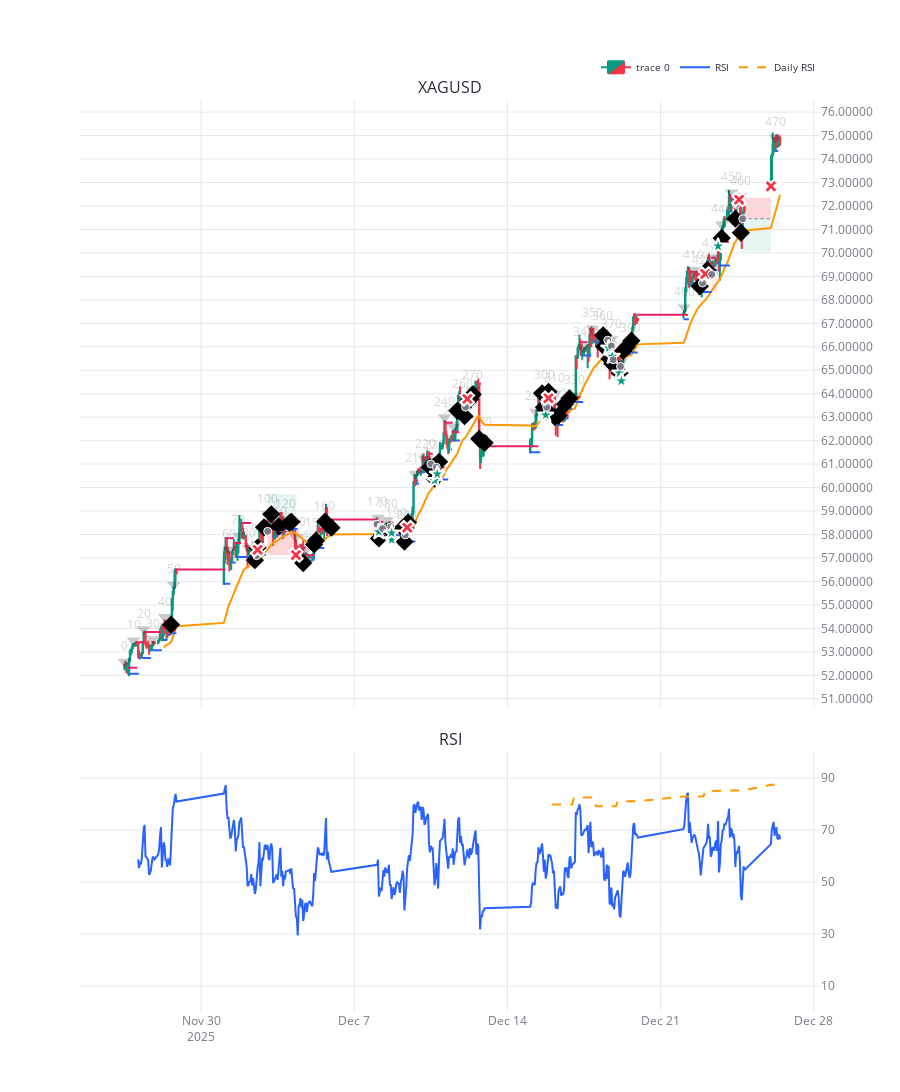

The code cell stored with this chart in its notebook:
### Code cell
import pandas_ta as ta
import sys
import os
from datetime import datetime
from dotenv import load_dotenv
original_stdout = sys.stdout
original_stderr = sys.stderr
# sys.stdout = open(os.devnull, 'w')
# sys.stderr = open(os.devnull, 'w')
dotenv_path = os.path.abspath(os.path.join("..", ".env"))
load_dotenv(dotenv_path)

os.environ['ZONE_INVERSION_MARGIN_MICROPIPS'] = '100'  # Zones Tuning
os.environ['BREAKOUT_MIN_STRENGTH_MICROPIPS'] = '100'  # Breakout Tuning
os.environ['MIN_RISK_DISTANCE_MICROPIPS'] = '0.001'
os.environ['RR'] = '1.6'
os.environ['CHECK_FOR_DAILY_RSI'] = 'True'

notebook_dir = os.getcwd()
if os.path.basename(notebook_dir) == "notebooks":
    parent_dir = os.path.abspath("..")
    if parent_dir not in sys.path:
        sys.path.insert(0, parent_dir)
from src.utils.config import Config
from src.models.timeframe import Timeframe
from src.utils.plot import plotly_plot
from main import backtesting

# Tuning
# Config.zone_inversion_margin_micropips = 0 # Zones Tuning
# Config.breakout_min_strength_micropips = 100 # Breakout Tuning: We to break at least X amount of micropips in order to consider a breakout as valid
# Config.min_risk_distance_micropips = 0 


max_candles = None
#symbols = ['XAGUSD', 'XAUUSD', 'EURUSD']
symbols = ['XAGUSD']
timeframe = Timeframe.H1
start_date = datetime(2025, 11, 26, 13, 10, 0)
end_date = datetime(2025, 12, 26, 13, 10, 0)
# end_date = datetime.now()



res = backtesting(
        symbols=symbols,
        timeframe=timeframe,
        start_date=start_date,
        end_date=end_date,
        max_candles=max_candles)

for symbol_index, (symbol, pair_data) in enumerate(res['data'].items()):
    plotly_plot(res['cerebro'], pair_data, symbol, symbol_index=symbol_index, height=1100)

### Figure 1 — Plotly figure (JSON) as saved in the notebook; plotly's stock layout.template omitted (floating-point values rounded to 4 significant figures; data arrays with more than 128 entries replaced by an {"elided": "..."} marker saying what was removed)
{"data": [{"close": {"elided": "476 float values"}, "decreasing": {"fillcolor": "#F23645", "line": {"color": "#F23645"}}, "high": {"elided": "476 float values"}, "hoverinfo": "skip", "increasing": {"fillcolor": "#089981", "line": {"color": "#089981"}}, "low": {"elided": "476 float values"}, "open": {"elided": "476 float values"}, "type": "candlestick", "x": {"elided": "476 str values"}, "xaxis": "x", "yaxis": "y"}, {"hoverinfo": "text", "marker": {"color": "black", "size": 12, "symbol": "triangle-down"}, "mode": "markers+text", "name": "Candle Index", "opacity": 0.2, "showlegend": false, "text": ["0", "10", "20", "30", "40", "50", "60", "70", "80", "90", "100", "110", "120", "130", "140", "150", "160", "170", "180", "190", "200", "210", "220", "230", "240", "250", "260", "270", "280", "290", "300", "310", "320", "330", "340", "350", "360", "370", "380", "390", "400", "410", "420", "430", "440", "450", "460", "470"], "textposition": "top center", "type": "scatter", "x": ["2025-11-26T12:00:00", "2025-11-26T22:00:00", "2025-11-27T09:00:00", "2025-11-27T19:00:00", "2025-11-28T08:00:00", "2025-11-28T18:00:00", "2025-12-01T07:00:00", "2025-12-01T17:00:00", "2025-12-02T04:00:00", "2025-12-02T14:00:00", "2025-12-03T01:00:00", "2025-12-03T11:00:00", "2025-12-03T21:00:00", "2025-12-04T08:00:00", "2025-12-04T18:00:00", "2025-12-05T05:00:00", "2025-12-05T15:00:00", "2025-12-08T02:00:00", "2025-12-08T12:00:00", "2025-12-08T22:00:00", "2025-12-09T09:00:00", "2025-12-09T19:00:00", "2025-12-10T06:00:00", "2025-12-10T16:00:00", "2025-12-11T03:00:00", "2025-12-11T13:00:00", "2025-12-11T23:00:00", "2025-12-12T10:00:00", "2025-12-12T20:00:00", "2025-12-15T07:00:00", "2025-12-15T17:00:00", "2025-12-16T04:00:00", "2025-12-16T14:00:00", "2025-12-17T01:00:00", "2025-12-17T11:00:00", "2025-12-17T21:00:00", "2025-12-18T08:00:00", "2025-12-18T18:00:00", "2025-12-19T05:00:00", "2025-12-19T15:00:00", "2025-12-22T02:00:00", "2025-12-22T12:00:00", "2025-12-22T22:00:00", "2025-12-23T09:00:00", "2025-12-23T19:00:00", "2025-12-24T06:00:00", "2025-12-24T16:00:00", "2025-12-26T06:00:00"], "xaxis": "x", "y": [52.58, 53.48, 53.96, 53.54, 54.48, 55.86, 57.36, 57.94, 57.42, 57.59, 58.86, 58.29, 58.64, 57.89, 57.31, 57.81, 58.54, 58.72, 58.62, 58.25, 58.19, 60.58, 61.22, 61.15, 62.99, 62.58, 63.77, 64.14, 62.12, 63.23, 64.12, 63.99, 63.32, 63.92, 65.98, 66.78, 66.63, 66.32, 65.39, 66.16, 67.67, 69.27, 69.02, 69.78, 71.21, 72.57, 72.41, 74.91], "yaxis": "y"}, {"hoverinfo": "x+y", "line": {"color": "#FF9800", "width": 2}, "mode": "lines", "name": "EMA", "showlegend": false, "type": "scatter", "x": {"elided": "476 str values"}, "xaxis": "x", "y": {"elided": "476 float values"}, "yaxis": "y"}, {"line": {"color": "#2962FF", "width": 2}, "mode": "lines", "name": "RSI", "showlegend": true, "type": "scatter", "x": {"elided": "476 str values"}, "xaxis": "x2", "y": {"elided": "476 float values"}, "yaxis": "y2"}, {"line": {"color": "#FF9800", "dash": "dash", "width": 2}, "mode": "lines", "name": "Daily RSI", "showlegend": true, "type": "scatter", "x": {"elided": "476 str values"}, "xaxis": "x2", "y": {"elided": "476 float values"}, "yaxis": "y2"}, {"hoverinfo": "x+y", "line": {"color": "#2962FF", "width": 2}, "mode": "lines", "showlegend": false, "type": "scatter", "x": {"elided": "569 str values"}, "xaxis": "x", "y": {"elided": "569 float values"}, "yaxis": "y"}, {"hoverinfo": "x+y", "line": {"color": "#E91E63", "width": 2}, "mode": "lines", "showlegend": false, "type": "scatter", "x": {"elided": "566 str values"}, "xaxis": "x", "y": {"elided": "566 float values"}, "yaxis": "y"}, {"hoverinfo": "x+y+name", "marker": {"color": "black", "size": 14, "symbol": "diamond"}, "mode": "markers", "name": "Placed Order", "showlegend": false, "type": "scatter", "x": ["2025-11-28T15:00:00.000000000", "2025-12-02T11:00:00.000000000", "2025-12-02T14:00:00.000000000", "2025-12-02T21:00:00.000000000", "2025-12-03T05:00:00.000000000", "2025-12-03T13:00:00.000000000", "2025-12-04T01:00:00.000000000", "2025-12-04T03:00:00.000000000", "2025-12-04T16:00:00.000000000", "2025-12-05T04:00:00.000000000", "2025-12-05T06:00:00.000000000", "2025-12-05T16:00:00.000000000", "2025-12-05T23:00:00.000000000", "2025-12-08T03:00:00.000000000", "2025-12-08T15:00:00.000000000", "2025-12-09T05:00:00.000000000", "2025-12-09T07:00:00.000000000", "2025-12-09T11:00:00.000000000", "2025-12-10T11:00:00.000000000", "2025-12-10T16:00:00.000000000", "2025-12-10T21:00:00.000000000", "2025-12-11T17:00:00.000000000", "2025-12-12T01:00:00.000000000", "2025-12-12T07:00:00.000000000", "2025-12-12T10:00:00.000000000", "2025-12-12T17:00:00.000000000", "2025-12-12T23:00:00.000000000", "2025-12-15T14:00:00.000000000", "2025-12-15T16:00:00.000000000", "2025-12-15T18:00:00.000000000", "2025-12-15T21:00:00.000000000", "2025-12-16T04:00:00.000000000", "2025-12-16T08:00:00.000000000", "2025-12-16T15:00:00.000000000", "2025-12-16T20:00:00.000000000", "2025-12-18T09:00:00.000000000", "2025-12-18T10:00:00.000000000", "2025-12-18T16:00:00.000000000", "2025-12-18T19:00:00.000000000", "2025-12-19T03:00:00.000000000", "2025-12-19T07:00:00.000000000", "2025-12-19T11:00:00.000000000", "2025-12-19T16:00:00.000000000", "2025-12-22T19:00:00.000000000", "2025-12-23T03:00:00.000000000", "2025-12-23T19:00:00.000000000", "2025-12-24T10:00:00.000000000", "2025-12-24T16:00:00.000000000"], "xaxis": "x", "y": [54.16, 56.91, 57.44, 58.3, 58.86, 58.34, 58.5, 58.54, 56.78, 57.58, 57.74, 58.55, 58.29, 57.83, 58.17, 58.28, 57.7, 58.51, 60.87, 60.38, 61.1, 63.27, 63.04, 63.77, 63.97, 62.08, 61.91, 64.02, 63.42, 63.31, 64.08, 63.01, 63.07, 63.55, 63.8, 66.49, 66.0, 65.48, 65.28, 64.89, 65.83, 66.0, 66.26, 68.58, 69.27, 70.64, 71.46, 70.86], "yaxis": "y"}, {"hoverinfo": "skip", "line": {"color": "#787B86", "dash": "dot", "width": 1}, "mode": "lines", "name": "Entry", "showlegend": false, "type": "scatter", "x": ["2025-12-02T13:00:00", "2025-12-02T14:00:00"], "xaxis": "x", "y": [57.1, 57.1], "yaxis": "y"}, {"hovertemplate": "Entry: 57.09799<extra></extra>", "marker": {"color": "#787B86", "line": {"color": "white", "width": 1}, "size": 8, "symbol": "circle"}, "mode": "markers", "name": "Entry", "showlegend": false, "type": "scatter", "x": ["2025-12-02T13:00:00"], "xaxis": "x", "y": [57.1], "yaxis": "y"}, {"hovertemplate": "Exit: 57.34600 (SL)<extra></extra>", "marker": {"color": "#F23645", "line": {"color": "white", "width": 2}, "size": 12, "symbol": "x"}, "mode": "markers", "name": "Exit", "showlegend": false, "type": "scatter", "x": ["2025-12-02T14:00:00"], "xaxis": "x", "y": [57.35], "yaxis": "y"}, {"hoverinfo": "skip", "line": {"color": "#787B86", "dash": "dot", "width": 1}, "mode": "lines", "name": "Entry", "showlegend": false, "type": "scatter", "x": ["2025-12-03T01:00:00", "2025-12-04T08:00:00"], "xaxis": "x", "y": [58.14, 58.14], "yaxis": "y"}, {"hovertemplate": "Entry: 58.13501<extra></extra>", "marker": {"color": "#787B86", "line": {"color": "white", "width": 1}, "size": 8, "symbol": "circle"}, "mode": "markers", "name": "Entry", "showlegend": false, "type": "scatter", "x": ["2025-12-03T01:00:00"], "xaxis": "x", "y": [58.14], "yaxis": "y"}, {"hovertemplate": "Exit: 57.12299 (SL)<extra></extra>", "marker": {"color": "#F23645", "line": {"color": "white", "width": 2}, "size": 12, "symbol": "x"}, "mode": "markers", "name": "Exit", "showlegend": false, "type": "scatter", "x": ["2025-12-04T08:00:00"], "xaxis": "x", "y": [57.12], "yaxis": "y"}, {"hoverinfo": "skip", "line": {"color": "#787B86", "dash": "dot", "width": 1}, "mode": "lines", "name": "Entry", "showlegend": false, "type": "scatter", "x": ["2025-12-08T01:00:00", "2025-12-08T03:00:00"], "xaxis": "x", "y": [58.44, 58.44], "yaxis": "y"}, {"hovertemplate": "Entry: 58.43799<extra></extra>", "marker": {"color": "#787B86", "line": {"color": "white", "width": 1}, "size": 8, "symbol": "circle"}, "mode": "markers", "name": "Entry", "showlegend": false, "type": "scatter", "x": ["2025-12-08T01:00:00"], "xaxis": "x", "y": [58.44], "yaxis": "y"}, {"hovertemplate": "Exit: 58.11476 (TP)<extra></extra>", "marker": {"color": "#089981", "line": {"color": "white", "width": 2}, "size": 12, "symbol": "star"}, "mode": "markers", "name": "Exit", "showlegend": false, "type": "scatter", "x": ["2025-12-08T03:00:00"], "xaxis": "x", "y": [58.11], "yaxis": "y"}, {"hoverinfo": "skip", "line": {"color": "#787B86", "dash": "dot", "width": 1}, "mode": "lines", "name": "Entry", "showlegend": false, "type": "scatter", "x": ["2025-12-08T07:00:00", "2025-12-08T17:00:00"], "xaxis": "x", "y": [58.25, 58.25], "yaxis": "y"}, {"hovertemplate": "Entry: 58.24999<extra></extra>", "marker": {"color": "#787B86", "line": {"color": "white", "width": 1}, "size": 8, "symbol": "circle"}, "mode": "markers", "name": "Entry", "showlegend": false, "type": "scatter", "x": ["2025-12-08T07:00:00"], "xaxis": "x", "y": [58.25], "yaxis": "y"}, {"hovertemplate": "Exit: 57.77636 (TP)<extra></extra>", "marker": {"color": "#089981", "line": {"color": "white", "width": 2}, "size": 12, "symbol": "star"}, "mode": "markers", "name": "Exit", "showlegend": false, "type": "scatter", "x": ["2025-12-08T17:00:00"], "xaxis": "x", "y": [57.78], "yaxis": "y"}, {"hoverinfo": "skip", "line": {"color": "#787B86", "dash": "dot", "width": 1}, "mode": "lines", "name": "Entry", "showlegend": false, "type": "scatter", "x": ["2025-12-08T16:00:00", "2025-12-08T17:00:00"], "xaxis": "x", "y": [58.33, 58.33], "yaxis": "y"}, {"hovertemplate": "Entry: 58.33499<extra></extra>", "marker": {"color": "#787B86", "line": {"color": "white", "width": 1}, "size": 8, "symbol": "circle"}, "mode": "markers", "name": "Entry", "showlegend": false, "type": "scatter", "x": ["2025-12-08T16:00:00"], "xaxis": "x", "y": [58.33], "yaxis": "y"}, {"hovertemplate": "Exit: 58.06456 (TP)<extra></extra>", "marker": {"color": "#089981", "line": {"color": "white", "width": 2}, "size": 12, "symbol": "star"}, "mode": "markers", "name": "Exit", "showlegend": false, "type": "scatter", "x": ["2025-12-08T17:00:00"], "xaxis": "x", "y": [58.06], "yaxis": "y"}, {"hoverinfo": "skip", "line": {"color": "#787B86", "dash": "dot", "width": 1}, "mode": "lines", "name": "Entry", "showlegend": false, "type": "scatter", "x": ["2025-12-09T08:00:00", "2025-12-09T10:00:00"], "xaxis": "x", "y": [57.98, 57.98], "yaxis": "y"}, {"hovertemplate": "Entry: 57.98399<extra></extra>", "marker": {"color": "#787B86", "line": {"color": "white", "width": 1}, "size": 8, "symbol": "circle"}, "mode": "markers", "name": "Entry", "showlegend": false, "type": "scatter", "x": ["2025-12-09T08:00:00"], "xaxis": "x", "y": [57.98], "yaxis": "y"}, {"hovertemplate": "Exit: 58.29601 (SL)<extra></extra>", "marker": {"color": "#F23645", "line": {"color": "white", "width": 2}, "size": 12, "symbol": "x"}, "mode": "markers", "name": "Exit", "showlegend": false, "type": "scatter", "x": ["2025-12-09T10:00:00"], "xaxis": "x", "y": [58.3], "yaxis": "y"}, {"hoverinfo": "skip", "line": {"color": "#787B86", "dash": "dot", "width": 1}, "mode": "lines", "name": "Entry", "showlegend": false, "type": "scatter", "x": ["2025-12-10T12:00:00", "2025-12-10T16:00:00"], "xaxis": "x", "y": [61.0, 61.0], "yaxis": "y"}, {"hovertemplate": "Entry: 61.00499<extra></extra>", "marker": {"color": "#787B86", "line": {"color": "white", "width": 1}, "size": 8, "symbol": "circle"}, "mode": "markers", "name": "Entry", "showlegend": false, "type": "scatter", "x": ["2025-12-10T12:00:00"], "xaxis": "x", "y": [61.0], "yaxis": "y"}, {"hovertemplate": "Exit: 60.30096 (TP)<extra></extra>", "marker": {"color": "#089981", "line": {"color": "white", "width": 2}, "size": 12, "symbol": "star"}, "mode": "markers", "name": "Exit", "showlegend": false, "type": "scatter", "x": ["2025-12-10T16:00:00"], "xaxis": "x", "y": [60.3], "yaxis": "y"}, {"hoverinfo": "skip", "line": {"color": "#787B86", "dash": "dot", "width": 1}, "mode": "lines", "name": "Entry", "showlegend": false, "type": "scatter", "x": ["2025-12-10T18:00:00", "2025-12-10T19:00:00"], "xaxis": "x", "y": [60.87, 60.87], "yaxis": "y"}, {"hovertemplate": "Entry: 60.86899<extra></extra>", "marker": {"color": "#787B86", "line": {"color": "white", "width": 1}, "size": 8, "symbol": "circle"}, "mode": "markers", "name": "Entry", "showlegend": false, "type": "scatter", "x": ["2025-12-10T18:00:00"], "xaxis": "x", "y": [60.87], "yaxis": "y"}, {"hovertemplate": "Exit: 60.57776 (TP)<extra></extra>", "marker": {"color": "#089981", "line": {"color": "white", "width": 2}, "size": 12, "symbol": "star"}, "mode": "markers", "name": "Exit", "showlegend": false, "type": "scatter", "x": ["2025-12-10T19:00:00"], "xaxis": "x", "y": [60.58], "yaxis": "y"}, {"hoverinfo": "skip", "line": {"color": "#787B86", "dash": "dot", "width": 1}, "mode": "lines", "name": "Entry", "showlegend": false, "type": "scatter", "x": ["2025-12-12T02:00:00", "2025-12-12T04:00:00"], "xaxis": "x", "y": [63.43, 63.43], "yaxis": "y"}, {"hovertemplate": "Entry: 63.42799<extra></extra>", "marker": {"color": "#787B86", "line": {"color": "white", "width": 1}, "size": 8, "symbol": "circle"}, "mode": "markers", "name": "Entry", "showlegend": false, "type": "scatter", "x": ["2025-12-12T02:00:00"], "xaxis": "x", "y": [63.43], "yaxis": "y"}, {"hovertemplate": "Exit: 63.78001 (SL)<extra></extra>", "marker": {"color": "#F23645", "line": {"color": "white", "width": 2}, "size": 12, "symbol": "x"}, "mode": "markers", "name": "Exit", "showlegend": false, "type": "scatter", "x": ["2025-12-12T04:00:00"], "xaxis": "x", "y": [63.78], "yaxis": "y"}, {"hoverinfo": "skip", "line": {"color": "#787B86", "dash": "dot", "width": 1}, "mode": "lines", "name": "Entry", "showlegend": false, "type": "scatter", "x": ["2025-12-15T17:00:00", "2025-12-15T18:00:00"], "xaxis": "x", "y": [63.66, 63.66], "yaxis": "y"}, {"hovertemplate": "Entry: 63.65699<extra></extra>", "marker": {"color": "#787B86", "line": {"color": "white", "width": 1}, "size": 8, "symbol": "circle"}, "mode": "markers", "name": "Entry", "showlegend": false, "type": "scatter", "x": ["2025-12-15T17:00:00"], "xaxis": "x", "y": [63.66], "yaxis": "y"}, {"hovertemplate": "Exit: 63.08896 (TP)<extra></extra>", "marker": {"color": "#089981", "line": {"color": "white", "width": 2}, "size": 12, "symbol": "star"}, "mode": "markers", "name": "Exit", "showlegend": false, "type": "scatter", "x": ["2025-12-15T18:00:00"], "xaxis": "x", "y": [63.09], "yaxis": "y"}, {"hoverinfo": "skip", "line": {"color": "#787B86", "dash": "dot", "width": 1}, "mode": "lines", "name": "Entry", "showlegend": false, "type": "scatter", "x": ["2025-12-15T19:00:00", "2025-12-15T21:00:00"], "xaxis": "x", "y": [63.42, 63.42], "yaxis": "y"}, {"hovertemplate": "Entry: 63.42099<extra></extra>", "marker": {"color": "#787B86", "line": {"color": "white", "width": 1}, "size": 8, "symbol": "circle"}, "mode": "markers", "name": "Entry", "showlegend": false, "type": "scatter", "x": ["2025-12-15T19:00:00"], "xaxis": "x", "y": [63.42], "yaxis": "y"}, {"hovertemplate": "Exit: 63.80901 (SL)<extra></extra>", "marker": {"color": "#F23645", "line": {"color": "white", "width": 2}, "size": 12, "symbol": "x"}, "mode": "markers", "name": "Exit", "showlegend": false, "type": "scatter", "x": ["2025-12-15T21:00:00"], "xaxis": "x", "y": [63.81], "yaxis": "y"}, {"hoverinfo": "skip", "line": {"color": "#787B86", "dash": "dot", "width": 1}, "mode": "lines", "name": "Entry", "showlegend": false, "type": "scatter", "x": ["2025-12-18T14:00:00", "2025-12-18T15:00:00"], "xaxis": "x", "y": [66.28, 66.28], "yaxis": "y"}, {"hovertemplate": "Entry: 66.27899<extra></extra>", "marker": {"color": "#787B86", "line": {"color": "white", "width": 1}, "size": 8, "symbol": "circle"}, "mode": "markers", "name": "Entry", "showlegend": false, "type": "scatter", "x": ["2025-12-18T14:00:00"], "xaxis": "x", "y": [66.28], "yaxis": "y"}, {"hovertemplate": "Exit: 65.94776 (TP)<extra></extra>", "marker": {"color": "#089981", "line": {"color": "white", "width": 2}, "size": 12, "symbol": "star"}, "mode": "markers", "name": "Exit", "showlegend": false, "type": "scatter", "x": ["2025-12-18T15:00:00"], "xaxis": "x", "y": [65.95], "yaxis": "y"}, {"hoverinfo": "skip", "line": {"color": "#787B86", "dash": "dot", "width": 1}, "mode": "lines", "name": "Entry", "showlegend": false, "type": "scatter", "x": ["2025-12-18T18:00:00", "2025-12-18T19:00:00"], "xaxis": "x", "y": [66.03, 66.03], "yaxis": "y"}, {"hovertemplate": "Entry: 66.02899<extra></extra>", "marker": {"color": "#787B86", "line": {"color": "white", "width": 1}, "size": 8, "symbol": "circle"}, "mode": "markers", "name": "Entry", "showlegend": false, "type": "scatter", "x": ["2025-12-18T18:00:00"], "xaxis": "x", "y": [66.03], "yaxis": "y"}, {"hovertemplate": "Exit: 65.59056 (TP)<extra></extra>", "marker": {"color": "#089981", "line": {"color": "white", "width": 2}, "size": 12, "symbol": "star"}, "mode": "markers", "name": "Exit", "showlegend": false, "type": "scatter", "x": ["2025-12-18T19:00:00"], "xaxis": "x", "y": [65.59], "yaxis": "y"}, {"hoverinfo": "skip", "line": {"color": "#787B86", "dash": "dot", "width": 1}, "mode": "lines", "name": "Entry", "showlegend": false, "type": "scatter", "x": ["2025-12-18T20:00:00", "2025-12-19T03:00:00"], "xaxis": "x", "y": [65.45, 65.45], "yaxis": "y"}, {"hovertemplate": "Entry: 65.44899<extra></extra>", "marker": {"color": "#787B86", "line": {"color": "white", "width": 1}, "size": 8, "symbol": "circle"}, "mode": "markers", "name": "Entry", "showlegend": false, "type": "scatter", "x": ["2025-12-18T20:00:00"], "xaxis": "x", "y": [65.45], "yaxis": "y"}, {"hovertemplate": "Exit: 64.88256 (TP)<extra></extra>", "marker": {"color": "#089981", "line": {"color": "white", "width": 2}, "size": 12, "symbol": "star"}, "mode": "markers", "name": "Exit", "showlegend": false, "type": "scatter", "x": ["2025-12-19T03:00:00"], "xaxis": "x", "y": [64.88], "yaxis": "y"}, {"hoverinfo": "skip", "line": {"color": "#787B86", "dash": "dot", "width": 1}, "mode": "lines", "name": "Entry", "showlegend": false, "type": "scatter", "x": ["2025-12-19T04:00:00", "2025-12-19T05:00:00"], "xaxis": "x", "y": [65.16, 65.16], "yaxis": "y"}, {"hovertemplate": "Entry: 65.15999<extra></extra>", "marker": {"color": "#787B86", "line": {"color": "white", "width": 1}, "size": 8, "symbol": "circle"}, "mode": "markers", "name": "Entry", "showlegend": false, "type": "scatter", "x": ["2025-12-19T04:00:00"], "xaxis": "x", "y": [65.16], "yaxis": "y"}, {"hovertemplate": "Exit: 64.53596 (TP)<extra></extra>", "marker": {"color": "#089981", "line": {"color": "white", "width": 2}, "size": 12, "symbol": "star"}, "mode": "markers", "name": "Exit", "showlegend": false, "type": "scatter", "x": ["2025-12-19T05:00:00"], "xaxis": "x", "y": [64.54], "yaxis": "y"}, {"hoverinfo": "skip", "line": {"color": "#787B86", "dash": "dot", "width": 1}, "mode": "lines", "name": "Entry", "showlegend": false, "type": "scatter", "x": ["2025-12-22T22:00:00", "2025-12-23T01:00:00"], "xaxis": "x", "y": [68.72, 68.72], "yaxis": "y"}, {"hovertemplate": "Entry: 68.71699<extra></extra>", "marker": {"color": "#787B86", "line": {"color": "white", "width": 1}, "size": 8, "symbol": "circle"}, "mode": "markers", "name": "Entry", "showlegend": false, "type": "scatter", "x": ["2025-12-22T22:00:00"], "xaxis": "x", "y": [68.72], "yaxis": "y"}, {"hovertemplate": "Exit: 69.10501 (SL)<extra></extra>", "marker": {"color": "#F23645", "line": {"color": "white", "width": 2}, "size": 12, "symbol": "x"}, "mode": "markers", "name": "Exit", "showlegend": false, "type": "scatter", "x": ["2025-12-23T01:00:00"], "xaxis": "x", "y": [69.11], "yaxis": "y"}, {"hoverinfo": "skip", "line": {"color": "#787B86", "dash": "dot", "width": 1}, "mode": "lines", "name": "Entry", "showlegend": false, "type": "scatter", "x": ["2025-12-23T08:00:00", "2025-12-23T15:00:00"], "xaxis": "x", "y": [69.09, 69.09], "yaxis": "y"}, {"hovertemplate": "Entry: 69.08501<extra></extra>", "marker": {"color": "#787B86", "line": {"color": "white", "width": 1}, "size": 8, "symbol": "circle"}, "mode": "markers", "name": "Entry", "showlegend": false, "type": "scatter", "x": ["2025-12-23T08:00:00"], "xaxis": "x", "y": [69.09], "yaxis": "y"}, {"hovertemplate": "Exit: 70.28824 (TP)<extra></extra>", "marker": {"color": "#089981", "line": {"color": "white", "width": 2}, "size": 12, "symbol": "star"}, "mode": "markers", "name": "Exit", "showlegend": false, "type": "scatter", "x": ["2025-12-23T15:00:00"], "xaxis": "x", "y": [70.29], "yaxis": "y"}, {"hoverinfo": "skip", "line": {"color": "#787B86", "dash": "dot", "width": 1}, "mode": "lines", "name": "Entry", "showlegend": false, "type": "scatter", "x": ["2025-12-24T11:00:00", "2025-12-24T14:00:00"], "xaxis": "x", "y": [72.08, 72.08], "yaxis": "y"}, {"hovertemplate": "Entry: 72.07599<extra></extra>", "marker": {"color": "#787B86", "line": {"color": "white", "width": 1}, "size": 8, "symbol": "circle"}, "mode": "markers", "name": "Entry", "showlegend": false, "type": "scatter", "x": ["2025-12-24T11:00:00"], "xaxis": "x", "y": [72.08], "yaxis": "y"}, {"hovertemplate": "Exit: 72.27401 (SL)<extra></extra>", "marker": {"color": "#F23645", "line": {"color": "white", "width": 2}, "size": 12, "symbol": "x"}, "mode": "markers", "name": "Exit", "showlegend": false, "type": "scatter", "x": ["2025-12-24T14:00:00"], "xaxis": "x", "y": [72.27], "yaxis": "y"}, {"hoverinfo": "skip", "line": {"color": "#787B86", "dash": "dot", "width": 1}, "mode": "lines", "name": "Entry", "showlegend": false, "type": "scatter", "x": ["2025-12-24T18:00:00", "2025-12-26T01:00:00"], "xaxis": "x", "y": [71.46, 71.46], "yaxis": "y"}, {"hovertemplate": "Entry: 71.45599<extra></extra>", "marker": {"color": "#787B86", "line": {"color": "white", "width": 1}, "size": 8, "symbol": "circle"}, "mode": "markers", "name": "Entry", "showlegend": false, "type": "scatter", "x": ["2025-12-24T18:00:00"], "xaxis": "x", "y": [71.46], "yaxis": "y"}, {"hovertemplate": "Exit: 72.83900 (SL)<extra></extra>", "marker": {"color": "#F23645", "line": {"color": "white", "width": 2}, "size": 12, "symbol": "x"}, "mode": "markers", "name": "Exit", "showlegend": false, "type": "scatter", "x": ["2025-12-26T01:00:00"], "xaxis": "x", "y": [72.84], "yaxis": "y"}], "layout": {"annotations": [{"font": {"size": 16}, "showarrow": false, "text": "XAGUSD", "x": 0.5, "xanchor": "center", "xref": "paper", "y": 1.0, "yanchor": "bottom", "yref": "paper"}, {"font": {"size": 16}, "showarrow": false, "text": "RSI", "x": 0.5, "xanchor": "center", "xref": "paper", "y": 0.285, "yanchor": "bottom", "yref": "paper"}], "dragmode": "pan", "font": {"color": "#2A2E39", "size": 12}, "height": 1100, "hovermode": "x", "legend": {"font": {"size": 10}, "orientation": "h", "x": 1, "xanchor": "right", "y": 1.02, "yanchor": "bottom"}, "modebar": {"activecolor": "rgba(0,0,0,0.7)", "bgcolor": "rgba(255,255,255,0.8)", "color": "rgba(0,0,0,0.5)", "orientation": "v"}, "paper_bgcolor": "white", "plot_bgcolor": "white", "shapes": [{"fillcolor": "rgba(242,54,69,0.2)", "layer": "below", "line": {"width": 0}, "type": "rect", "x0": "2025-12-02T13:00:00", "x1": "2025-12-02T14:00:00", "xref": "x", "y0": 57.1, "y1": 57.27, "yref": "y"}, {"fillcolor": "rgba(8,153,129,0.1)", "layer": "below", "line": {"width": 0}, "type": "rect", "x0": "2025-12-02T13:00:00", "x1": "2025-12-02T14:00:00", "xref": "x", "y0": 56.85, "y1": 57.1, "yref": "y"}, {"fillcolor": "rgba(242,54,69,0.2)", "layer": "below", "line": {"width": 0}, "type": "rect", "x0": "2025-12-03T01:00:00", "x1": "2025-12-04T08:00:00", "xref": "x", "y0": 57.12, "y1": 58.14, "yref": "y"}, {"fillcolor": "rgba(8,153,129,0.1)", "layer": "below", "line": {"width": 0}, "type": "rect", "x0": "2025-12-03T01:00:00", "x1": "2025-12-04T08:00:00", "xref": "x", "y0": 58.14, "y1": 59.72, "yref": "y"}, {"fillcolor": "rgba(242,54,69,0.1)", "layer": "below", "line": {"width": 0}, "type": "rect", "x0": "2025-12-08T01:00:00", "x1": "2025-12-08T03:00:00", "xref": "x", "y0": 58.44, "y1": 58.66, "yref": "y"}, {"fillcolor": "rgba(8,153,129,0.2)", "layer": "below", "line": {"width": 0}, "type": "rect", "x0": "2025-12-08T01:00:00", "x1": "2025-12-08T03:00:00", "xref": "x", "y0": 58.11, "y1": 58.44, "yref": "y"}, {"fillcolor": "rgba(242,54,69,0.1)", "layer": "below", "line": {"width": 0}, "type": "rect", "x0": "2025-12-08T07:00:00", "x1": "2025-12-08T17:00:00", "xref": "x", "y0": 58.25, "y1": 58.57, "yref": "y"}, {"fillcolor": "rgba(8,153,129,0.2)", "layer": "below", "line": {"width": 0}, "type": "rect", "x0": "2025-12-08T07:00:00", "x1": "2025-12-08T17:00:00", "xref": "x", "y0": 57.78, "y1": 58.25, "yref": "y"}, {"fillcolor": "rgba(242,54,69,0.1)", "layer": "below", "line": {"width": 0}, "type": "rect", "x0": "2025-12-08T16:00:00", "x1": "2025-12-08T17:00:00", "xref": "x", "y0": 58.33, "y1": 58.52, "yref": "y"}, {"fillcolor": "rgba(8,153,129,0.2)", "layer": "below", "line": {"width": 0}, "type": "rect", "x0": "2025-12-08T16:00:00", "x1": "2025-12-08T17:00:00", "xref": "x", "y0": 58.06, "y1": 58.33, "yref": "y"}, {"fillcolor": "rgba(242,54,69,0.2)", "layer": "below", "line": {"width": 0}, "type": "rect", "x0": "2025-12-09T08:00:00", "x1": "2025-12-09T10:00:00", "xref": "x", "y0": 57.98, "y1": 58.3, "yref": "y"}, {"fillcolor": "rgba(8,153,129,0.1)", "layer": "below", "line": {"width": 0}, "type": "rect", "x0": "2025-12-09T08:00:00", "x1": "2025-12-09T10:00:00", "xref": "x", "y0": 57.52, "y1": 57.98, "yref": "y"}, {"fillcolor": "rgba(242,54,69,0.1)", "layer": "below", "line": {"width": 0}, "type": "rect", "x0": "2025-12-10T12:00:00", "x1": "2025-12-10T16:00:00", "xref": "x", "y0": 61.0, "y1": 61.47, "yref": "y"}, {"fillcolor": "rgba(8,153,129,0.2)", "layer": "below", "line": {"width": 0}, "type": "rect", "x0": "2025-12-10T12:00:00", "x1": "2025-12-10T16:00:00", "xref": "x", "y0": 60.3, "y1": 61.0, "yref": "y"}, {"fillcolor": "rgba(242,54,69,0.1)", "layer": "below", "line": {"width": 0}, "type": "rect", "x0": "2025-12-10T18:00:00", "x1": "2025-12-10T19:00:00", "xref": "x", "y0": 60.87, "y1": 61.07, "yref": "y"}, {"fillcolor": "rgba(8,153,129,0.2)", "layer": "below", "line": {"width": 0}, "type": "rect", "x0": "2025-12-10T18:00:00", "x1": "2025-12-10T19:00:00", "xref": "x", "y0": 60.58, "y1": 60.87, "yref": "y"}, {"fillcolor": "rgba(242,54,69,0.2)", "layer": "below", "line": {"width": 0}, "type": "rect", "x0": "2025-12-12T02:00:00", "x1": "2025-12-12T04:00:00", "xref": "x", "y0": 63.43, "y1": 63.78, "yref": "y"}, {"fillcolor": "rgba(8,153,129,0.1)", "layer": "below", "line": {"width": 0}, "type": "rect", "x0": "2025-12-12T02:00:00", "x1": "2025-12-12T04:00:00", "xref": "x", "y0": 62.9, "y1": 63.43, "yref": "y"}, {"fillcolor": "rgba(242,54,69,0.1)", "layer": "below", "line": {"width": 0}, "type": "rect", "x0": "2025-12-15T17:00:00", "x1": "2025-12-15T18:00:00", "xref": "x", "y0": 63.66, "y1": 64.03, "yref": "y"}, {"fillcolor": "rgba(8,153,129,0.2)", "layer": "below", "line": {"width": 0}, "type": "rect", "x0": "2025-12-15T17:00:00", "x1": "2025-12-15T18:00:00", "xref": "x", "y0": 63.09, "y1": 63.66, "yref": "y"}, {"fillcolor": "rgba(242,54,69,0.2)", "layer": "below", "line": {"width": 0}, "type": "rect", "x0": "2025-12-15T19:00:00", "x1": "2025-12-15T21:00:00", "xref": "x", "y0": 63.42, "y1": 63.81, "yref": "y"}, {"fillcolor": "rgba(8,153,129,0.1)", "layer": "below", "line": {"width": 0}, "type": "rect", "x0": "2025-12-15T19:00:00", "x1": "2025-12-15T21:00:00", "xref": "x", "y0": 62.83, "y1": 63.42, "yref": "y"}, {"fillcolor": "rgba(242,54,69,0.1)", "layer": "below", "line": {"width": 0}, "type": "rect", "x0": "2025-12-18T14:00:00", "x1": "2025-12-18T15:00:00", "xref": "x", "y0": 66.28, "y1": 66.51, "yref": "y"}, {"fillcolor": "rgba(8,153,129,0.2)", "layer": "below", "line": {"width": 0}, "type": "rect", "x0": "2025-12-18T14:00:00", "x1": "2025-12-18T15:00:00", "xref": "x", "y0": 65.95, "y1": 66.28, "yref": "y"}, {"fillcolor": "rgba(242,54,69,0.1)", "layer": "below", "line": {"width": 0}, "type": "rect", "x0": "2025-12-18T18:00:00", "x1": "2025-12-18T19:00:00", "xref": "x", "y0": 66.03, "y1": 66.32, "yref": "y"}, {"fillcolor": "rgba(8,153,129,0.2)", "layer": "below", "line": {"width": 0}, "type": "rect", "x0": "2025-12-18T18:00:00", "x1": "2025-12-18T19:00:00", "xref": "x", "y0": 65.59, "y1": 66.03, "yref": "y"}, {"fillcolor": "rgba(242,54,69,0.1)", "layer": "below", "line": {"width": 0}, "type": "rect", "x0": "2025-12-18T20:00:00", "x1": "2025-12-19T03:00:00", "xref": "x", "y0": 65.45, "y1": 65.82, "yref": "y"}, {"fillcolor": "rgba(8,153,129,0.2)", "layer": "below", "line": {"width": 0}, "type": "rect", "x0": "2025-12-18T20:00:00", "x1": "2025-12-19T03:00:00", "xref": "x", "y0": 64.88, "y1": 65.45, "yref": "y"}, {"fillcolor": "rgba(242,54,69,0.1)", "layer": "below", "line": {"width": 0}, "type": "rect", "x0": "2025-12-19T04:00:00", "x1": "2025-12-19T05:00:00", "xref": "x", "y0": 65.16, "y1": 65.57, "yref": "y"}, {"fillcolor": "rgba(8,153,129,0.2)", "layer": "below", "line": {"width": 0}, "type": "rect", "x0": "2025-12-19T04:00:00", "x1": "2025-12-19T05:00:00", "xref": "x", "y0": 64.54, "y1": 65.16, "yref": "y"}, {"fillcolor": "rgba(242,54,69,0.2)", "layer": "below", "line": {"width": 0}, "type": "rect", "x0": "2025-12-22T22:00:00", "x1": "2025-12-23T01:00:00", "xref": "x", "y0": 68.72, "y1": 69.11, "yref": "y"}, {"fillcolor": "rgba(8,153,129,0.1)", "layer": "below", "line": {"width": 0}, "type": "rect", "x0": "2025-12-22T22:00:00", "x1": "2025-12-23T01:00:00", "xref": "x", "y0": 68.13, "y1": 68.72, "yref": "y"}, {"fillcolor": "rgba(242,54,69,0.1)", "layer": "below", "line": {"width": 0}, "type": "rect", "x0": "2025-12-23T08:00:00", "x1": "2025-12-23T15:00:00", "xref": "x", "y0": 68.31, "y1": 69.09, "yref": "y"}, {"fillcolor": "rgba(8,153,129,0.2)", "layer": "below", "line": {"width": 0}, "type": "rect", "x0": "2025-12-23T08:00:00", "x1": "2025-12-23T15:00:00", "xref": "x", "y0": 69.09, "y1": 70.29, "yref": "y"}, {"fillcolor": "rgba(242,54,69,0.2)", "layer": "below", "line": {"width": 0}, "type": "rect", "x0": "2025-12-24T11:00:00", "x1": "2025-12-24T14:00:00", "xref": "x", "y0": 72.08, "y1": 72.27, "yref": "y"}, {"fillcolor": "rgba(8,153,129,0.1)", "layer": "below", "line": {"width": 0}, "type": "rect", "x0": "2025-12-24T11:00:00", "x1": "2025-12-24T14:00:00", "xref": "x", "y0": 71.79, "y1": 72.08, "yref": "y"}, {"fillcolor": "rgba(242,54,69,0.2)", "layer": "below", "line": {"width": 0}, "type": "rect", "x0": "2025-12-24T18:00:00", "x1": "2025-12-26T01:00:00", "xref": "x", "y0": 71.46, "y1": 72.35, "yref": "y"}, {"fillcolor": "rgba(8,153,129,0.1)", "layer": "below", "line": {"width": 0}, "type": "rect", "x0": "2025-12-24T18:00:00", "x1": "2025-12-26T01:00:00", "xref": "x", "y0": 70.06, "y1": 71.46, "yref": "y"}], "showlegend": true, "xaxis": {"anchor": "y", "domain": [0, 1], "fixedrange": false, "gridcolor": "#E6E8EB", "matches": "x2", "rangeslider": {"visible": false}, "showgrid": true, "showspikes": true, "showticklabels": false, "spikecolor": "#B2B5BE", "spikemode": "across", "spikesnap": "cursor", "spikethickness": 1, "tickfont": {"color": "#787B86"}, "zeroline": false}, "xaxis2": {"anchor": "y2", "domain": [0, 1], "fixedrange": false, "gridcolor": "#E6E8EB", "rangeslider": {"visible": false}, "showgrid": true, "showspikes": true, "spikecolor": "#B2B5BE", "spikemode": "across", "spikesnap": "cursor", "spikethickness": 1, "tickfont": {"color": "#787B86"}, "zeroline": false}, "yaxis": {"anchor": "x", "automargin": true, "domain": [0.335, 1.0], "fixedrange": false, "gridcolor": "#E6E8EB", "hoverformat": ".10f", "nticks": 30, "showgrid": true, "showspikes": true, "side": "right", "spikecolor": "#B2B5BE", "spikemode": "across", "spikesnap": "cursor", "spikethickness": 1, "tickfont": {"color": "#787B86"}, "tickformat": ".5f", "zeroline": false}, "yaxis2": {"anchor": "x2", "automargin": true, "domain": [0, 0.285], "fixedrange": false, "gridcolor": "#E6E8EB", "hoverformat": ".10f", "nticks": 30, "range": [0, 100], "showgrid": true, "showspikes": true, "side": "right", "spikecolor": "#B2B5BE", "spikemode": "across", "spikesnap": "cursor", "spikethickness": 1, "tickfont": {"color": "#787B86"}, "tickformat": ".5f", "tickmode": "array", "ticktext": [10, 30, 50, 70, 90], "tickvals": [10, 30, 50, 70, 90], "zeroline": false}}}
